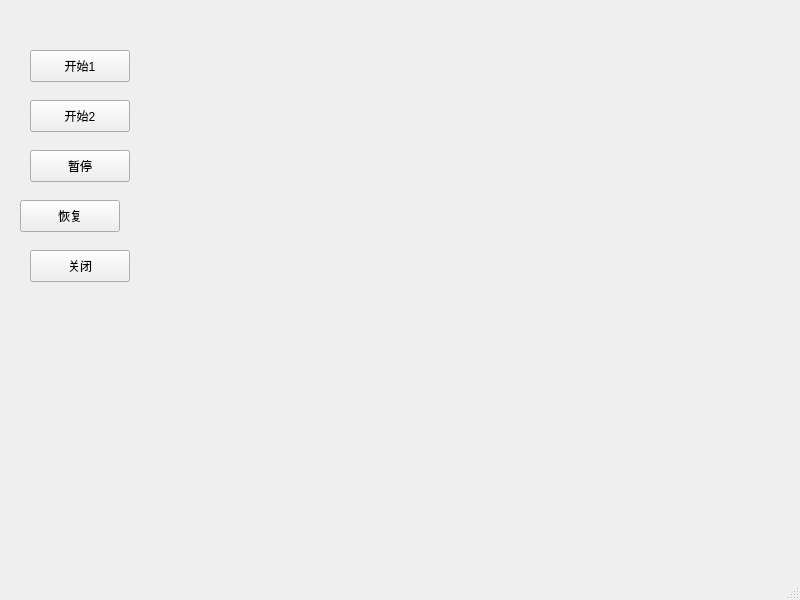
<?xml version="1.0" encoding="UTF-8"?>
<ui version="4.0">
 <class>MainWindow</class>
 <widget class="QMainWindow" name="MainWindow">
  <property name="geometry">
   <rect>
    <x>0</x>
    <y>0</y>
    <width>800</width>
    <height>600</height>
   </rect>
  </property>
  <property name="windowTitle">
   <string>MainWindow</string>
  </property>
  <widget class="QWidget" name="centralwidget">
   <widget class="QWidget" name="verticalLayoutWidget">
    <property name="geometry">
     <rect>
      <x>170</x>
      <y>10</y>
      <width>571</width>
      <height>371</height>
     </rect>
    </property>
    <layout class="QVBoxLayout" name="verticalLayout"/>
   </widget>
   <widget class="QPushButton" name="startButton_1">
    <property name="geometry">
     <rect>
      <x>30</x>
      <y>50</y>
      <width>100</width>
      <height>32</height>
     </rect>
    </property>
    <property name="text">
     <string>开始1</string>
    </property>
   </widget>
   <widget class="QPushButton" name="resumeButton">
    <property name="geometry">
     <rect>
      <x>20</x>
      <y>200</y>
      <width>100</width>
      <height>32</height>
     </rect>
    </property>
    <property name="text">
     <string>恢复</string>
    </property>
   </widget>
   <widget class="QPushButton" name="pauseButton">
    <property name="geometry">
     <rect>
      <x>30</x>
      <y>150</y>
      <width>100</width>
      <height>32</height>
     </rect>
    </property>
    <property name="text">
     <string>暂停</string>
    </property>
   </widget>
   <widget class="QPushButton" name="closeButton">
    <property name="geometry">
     <rect>
      <x>30</x>
      <y>250</y>
      <width>100</width>
      <height>32</height>
     </rect>
    </property>
    <property name="text">
     <string>关闭</string>
    </property>
   </widget>
   <widget class="QPushButton" name="startButton_2">
    <property name="geometry">
     <rect>
      <x>30</x>
      <y>100</y>
      <width>100</width>
      <height>32</height>
     </rect>
    </property>
    <property name="text">
     <string>开始2</string>
    </property>
   </widget>
  </widget>
  <widget class="QMenuBar" name="menubar">
   <property name="geometry">
    <rect>
     <x>0</x>
     <y>0</y>
     <width>800</width>
     <height>24</height>
    </rect>
   </property>
  </widget>
  <widget class="QStatusBar" name="statusbar"/>
 </widget>
 <resources/>
 <connections/>
</ui>
